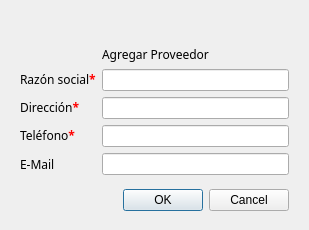
<?xml version="1.0" encoding="UTF-8"?>
<ui version="4.0">
 <class>nuevoproveedor</class>
 <widget class="QWidget" name="nuevoproveedor">
  <property name="geometry">
   <rect>
    <x>0</x>
    <y>0</y>
    <width>309</width>
    <height>230</height>
   </rect>
  </property>
  <property name="windowTitle">
   <string>Nuevo proveedor</string>
  </property>
  <property name="styleSheet">
   <string notr="true">.QLabel {
background-color:transparent;
color:black;
font-family:Fira Sans;
}

</string>
  </property>
  <layout class="QVBoxLayout" name="verticalLayout">
   <property name="leftMargin">
    <number>20</number>
   </property>
   <property name="rightMargin">
    <number>20</number>
   </property>
   <item>
    <spacer name="verticalSpacer">
     <property name="orientation">
      <enum>Qt::Vertical</enum>
     </property>
     <property name="sizeHint" stdset="0">
      <size>
       <width>20</width>
       <height>40</height>
      </size>
     </property>
    </spacer>
   </item>
   <item>
    <spacer name="verticalSpacer_2">
     <property name="orientation">
      <enum>Qt::Vertical</enum>
     </property>
     <property name="sizeHint" stdset="0">
      <size>
       <width>20</width>
       <height>40</height>
      </size>
     </property>
    </spacer>
   </item>
   <item>
    <spacer name="horizontalSpacer">
     <property name="orientation">
      <enum>Qt::Horizontal</enum>
     </property>
     <property name="sizeHint" stdset="0">
      <size>
       <width>40</width>
       <height>20</height>
      </size>
     </property>
    </spacer>
   </item>
   <item>
    <layout class="QFormLayout" name="formLayout">
     <item row="1" column="0">
      <widget class="QLabel" name="label">
       <property name="text">
        <string>&lt;html&gt;&lt;head/&gt;&lt;body&gt;&lt;p&gt;Razón social&lt;span style=&quot; font-weight:700; color:#ff0000;&quot;&gt;*&lt;/span&gt;&lt;/p&gt;&lt;/body&gt;&lt;/html&gt;</string>
       </property>
      </widget>
     </item>
     <item row="1" column="1">
      <widget class="QLineEdit" name="lineEdit"/>
     </item>
     <item row="2" column="0">
      <widget class="QLabel" name="label_2">
       <property name="text">
        <string>&lt;html&gt;&lt;head/&gt;&lt;body&gt;&lt;p&gt;Dirección&lt;span style=&quot; font-weight:700; color:#ff0000;&quot;&gt;*&lt;/span&gt;&lt;/p&gt;&lt;/body&gt;&lt;/html&gt;</string>
       </property>
      </widget>
     </item>
     <item row="2" column="1">
      <widget class="QLineEdit" name="lineEdit_2"/>
     </item>
     <item row="3" column="0">
      <widget class="QLabel" name="label_3">
       <property name="text">
        <string>&lt;html&gt;&lt;head/&gt;&lt;body&gt;&lt;p&gt;Teléfono&lt;span style=&quot; font-weight:700; color:#ff0000;&quot;&gt;*&lt;/span&gt;&lt;/p&gt;&lt;/body&gt;&lt;/html&gt;</string>
       </property>
      </widget>
     </item>
     <item row="3" column="1">
      <widget class="QLineEdit" name="lineEdit_3"/>
     </item>
     <item row="4" column="1">
      <widget class="QLineEdit" name="lineEdit_4"/>
     </item>
     <item row="4" column="0">
      <widget class="QLabel" name="label_4">
       <property name="styleSheet">
        <string notr="true"/>
       </property>
       <property name="text">
        <string>E-Mail</string>
       </property>
      </widget>
     </item>
     <item row="0" column="1">
      <widget class="QLabel" name="label_5">
       <property name="styleSheet">
        <string notr="true">display: flex;
background-color: transparent;
color: black;
align-items: center;</string>
       </property>
       <property name="text">
        <string>Agregar Proveedor</string>
       </property>
      </widget>
     </item>
    </layout>
   </item>
   <item>
    <spacer name="verticalSpacer_4">
     <property name="orientation">
      <enum>Qt::Vertical</enum>
     </property>
     <property name="sizeHint" stdset="0">
      <size>
       <width>20</width>
       <height>40</height>
      </size>
     </property>
    </spacer>
   </item>
   <item>
    <widget class="QDialogButtonBox" name="buttonBox">
     <property name="styleSheet">
      <string notr="true">label{
background-color:transparent;
color:white;
font-family:Fira Sans;
}</string>
     </property>
     <property name="standardButtons">
      <set>QDialogButtonBox::Cancel|QDialogButtonBox::Ok</set>
     </property>
    </widget>
   </item>
   <item>
    <spacer name="verticalSpacer_3">
     <property name="orientation">
      <enum>Qt::Vertical</enum>
     </property>
     <property name="sizeHint" stdset="0">
      <size>
       <width>20</width>
       <height>40</height>
      </size>
     </property>
    </spacer>
   </item>
  </layout>
 </widget>
 <resources/>
 <connections/>
</ui>
